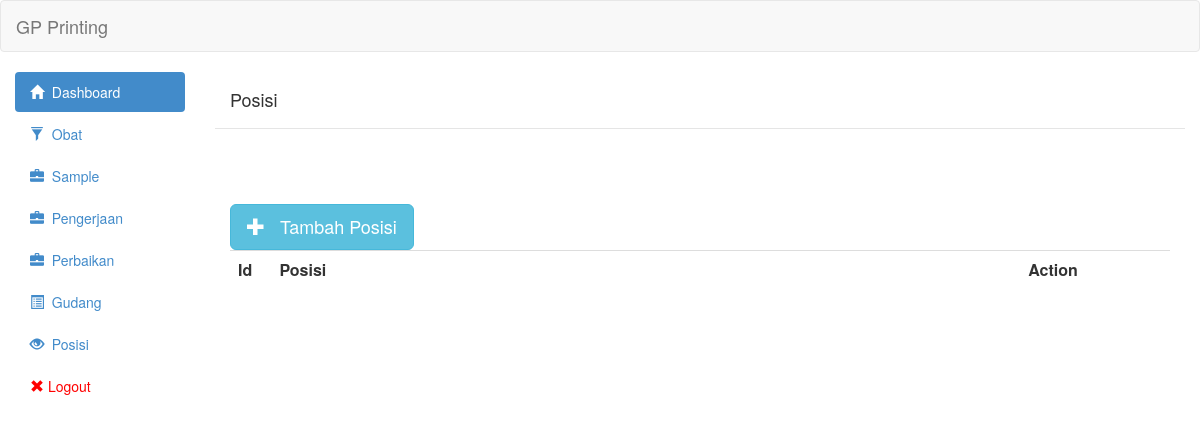
The app's page /view/posisi.php (signed in), older data.
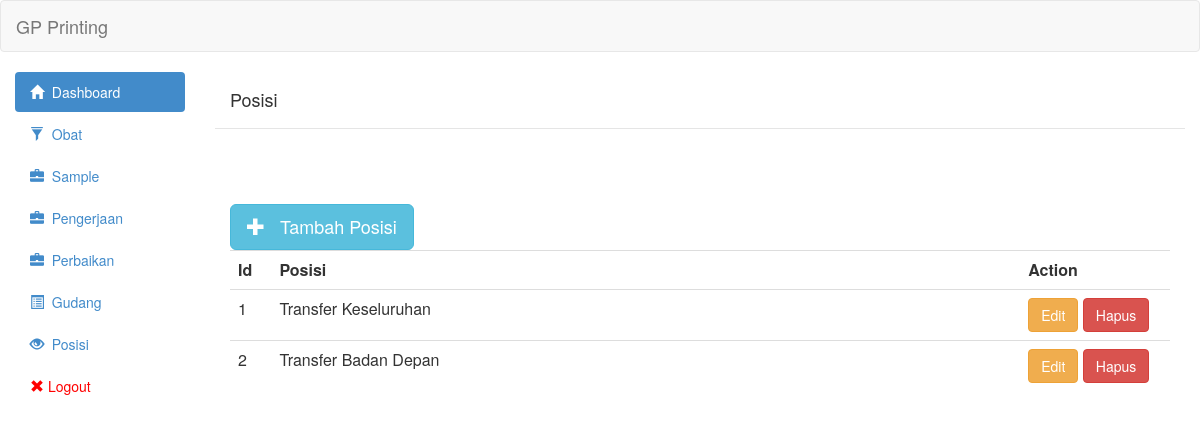
The same page, newer data.
### tables this page shows
CREATE TABLE `posisi` (
  `id` int(11) NOT NULL,
  `posisi` text NOT NULL,
  `tipe` int(11) NOT NULL
);

### controller/posisi/posisi_show.php (the view, shortened to what this page needs)
<?php
	include('../controller/config/linken.php');
	include('../controller/config/asset.php');
	$queryGetPosisi = "SELECT * from posisi";
	$resultGetPosisi = mysqli_query($link,$queryGetPosisi) or die(mysqli_error($link));
	 echo "<table class='table table-hover' style='width:100%'><tr>
                        <th class='col-md-1' style='width:2%'>Id</th>
                        <th class='col-md-1' style='width:50%'>Posisi</th>
                        <th class='col-md-1' style='width:10%'>Action</th>
                        </tr>";
	while($row = mysqli_fetch_assoc($resultGetPosisi)){
	?>
                            <tr>
								<td><?php echo $row['id']?></td>
                                <td><?php echo $row['posisi']?></td>
								<td>
                                <button onclick="editPosisi(<?php echo $row["id"];?>)" class="btn btn-warning">Edit</button>
                                <a class='btn btn-danger' href='controller/posisi/posisi_delete.php?id="<?php echo $row["id"];?>"'>Hapus</a></td>
                            </tr>
<?php
	}
	echo "</table>"
	?>

Row changes from the older to the newer data that the page shows:
added posisi: id "1", posisi "Transfer Keseluruhan"
added posisi: id "2", posisi "Transfer Badan Depan"
